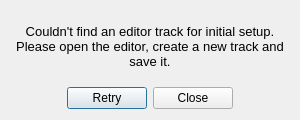
<?xml version="1.0" encoding="UTF-8"?>
<ui version="4.0">
 <class>ConfigDialog</class>
 <widget class="QDialog" name="ConfigDialog">
  <property name="geometry">
   <rect>
    <x>0</x>
    <y>0</y>
    <width>300</width>
    <height>120</height>
   </rect>
  </property>
  <property name="windowTitle">
   <string>Config initialization</string>
  </property>
  <layout class="QHBoxLayout" name="horizontalLayout">
   <item>
    <layout class="QVBoxLayout" name="verticalLayout">
     <item>
      <widget class="QLabel" name="label">
       <property name="font">
        <font>
         <pointsize>10</pointsize>
        </font>
       </property>
       <property name="layoutDirection">
        <enum>Qt::LeftToRight</enum>
       </property>
       <property name="text">
        <string>Couldn't find an editor track for initial setup.
Please open the editor, create a new track and save it.</string>
       </property>
       <property name="scaledContents">
        <bool>false</bool>
       </property>
       <property name="alignment">
        <set>Qt::AlignCenter</set>
       </property>
       <property name="wordWrap">
        <bool>true</bool>
       </property>
      </widget>
     </item>
     <item>
      <widget class="QDialogButtonBox" name="buttonBox">
       <property name="enabled">
        <bool>true</bool>
       </property>
       <property name="orientation">
        <enum>Qt::Horizontal</enum>
       </property>
       <property name="standardButtons">
        <set>QDialogButtonBox::Close|QDialogButtonBox::Retry</set>
       </property>
       <property name="centerButtons">
        <bool>true</bool>
       </property>
      </widget>
     </item>
    </layout>
   </item>
  </layout>
 </widget>
 <resources/>
 <connections>
  <connection>
   <sender>buttonBox</sender>
   <signal>accepted()</signal>
   <receiver>ConfigDialog</receiver>
   <slot>accept()</slot>
   <hints>
    <hint type="sourcelabel">
     <x>248</x>
     <y>254</y>
    </hint>
    <hint type="destinationlabel">
     <x>157</x>
     <y>274</y>
    </hint>
   </hints>
  </connection>
  <connection>
   <sender>buttonBox</sender>
   <signal>rejected()</signal>
   <receiver>ConfigDialog</receiver>
   <slot>reject()</slot>
   <hints>
    <hint type="sourcelabel">
     <x>316</x>
     <y>260</y>
    </hint>
    <hint type="destinationlabel">
     <x>286</x>
     <y>274</y>
    </hint>
   </hints>
  </connection>
 </connections>
</ui>
